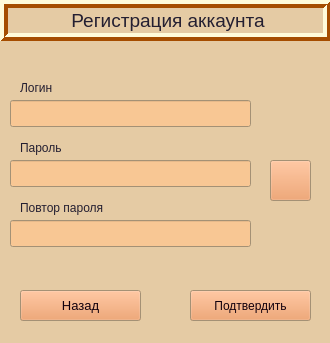
<?xml version="1.0" encoding="UTF-8"?>
<ui version="4.0">
 <class>Dialog</class>
 <widget class="QWidget" name="Dialog">
  <property name="geometry">
   <rect>
    <x>0</x>
    <y>0</y>
    <width>330</width>
    <height>343</height>
   </rect>
  </property>
  <property name="palette">
   <palette>
    <active>
     <colorrole role="WindowText">
      <brush brushstyle="SolidPattern">
       <color alpha="255">
        <red>36</red>
        <green>31</green>
        <blue>49</blue>
       </color>
      </brush>
     </colorrole>
     <colorrole role="Button">
      <brush brushstyle="SolidPattern">
       <color alpha="255">
        <red>237</red>
        <green>148</green>
        <blue>85</blue>
       </color>
      </brush>
     </colorrole>
     <colorrole role="Light">
      <brush brushstyle="SolidPattern">
       <color alpha="255">
        <red>255</red>
        <green>251</green>
        <blue>218</blue>
       </color>
      </brush>
     </colorrole>
     <colorrole role="Midlight">
      <brush brushstyle="SolidPattern">
       <color alpha="255">
        <red>229</red>
        <green>203</green>
        <blue>164</blue>
       </color>
      </brush>
     </colorrole>
     <colorrole role="Dark">
      <brush brushstyle="SolidPattern">
       <color alpha="255">
        <red>165</red>
        <green>77</green>
        <blue>0</blue>
       </color>
      </brush>
     </colorrole>
     <colorrole role="Mid">
      <brush brushstyle="SolidPattern">
       <color alpha="255">
        <red>229</red>
        <green>165</green>
        <blue>10</blue>
       </color>
      </brush>
     </colorrole>
     <colorrole role="Text">
      <brush brushstyle="SolidPattern">
       <color alpha="255">
        <red>29</red>
        <green>34</green>
        <blue>28</blue>
       </color>
      </brush>
     </colorrole>
     <colorrole role="BrightText">
      <brush brushstyle="SolidPattern">
       <color alpha="255">
        <red>205</red>
        <green>171</green>
        <blue>143</blue>
       </color>
      </brush>
     </colorrole>
     <colorrole role="ButtonText">
      <brush brushstyle="SolidPattern">
       <color alpha="255">
        <red>18</red>
        <green>0</green>
        <blue>13</blue>
       </color>
      </brush>
     </colorrole>
     <colorrole role="Base">
      <brush brushstyle="SolidPattern">
       <color alpha="255">
        <red>248</red>
        <green>199</green>
        <blue>148</blue>
       </color>
      </brush>
     </colorrole>
     <colorrole role="Window">
      <brush brushstyle="SolidPattern">
       <color alpha="255">
        <red>229</red>
        <green>203</green>
        <blue>164</blue>
       </color>
      </brush>
     </colorrole>
     <colorrole role="Shadow">
      <brush brushstyle="SolidPattern">
       <color alpha="255">
        <red>16</red>
        <green>10</green>
        <blue>10</blue>
       </color>
      </brush>
     </colorrole>
     <colorrole role="HighlightedText">
      <brush brushstyle="SolidPattern">
       <color alpha="255">
        <red>255</red>
        <green>255</green>
        <blue>255</blue>
       </color>
      </brush>
     </colorrole>
     <colorrole role="AlternateBase">
      <brush brushstyle="SolidPattern">
       <color alpha="255">
        <red>228</red>
        <green>197</green>
        <blue>166</blue>
       </color>
      </brush>
     </colorrole>
     <colorrole role="ToolTipBase">
      <brush brushstyle="SolidPattern">
       <color alpha="255">
        <red>230</red>
        <green>255</green>
        <blue>171</blue>
       </color>
      </brush>
     </colorrole>
     <colorrole role="ToolTipText">
      <brush brushstyle="SolidPattern">
       <color alpha="255">
        <red>0</red>
        <green>0</green>
        <blue>0</blue>
       </color>
      </brush>
     </colorrole>
     <colorrole role="PlaceholderText">
      <brush brushstyle="SolidPattern">
       <color alpha="128">
        <red>252</red>
        <green>252</green>
        <blue>252</blue>
       </color>
      </brush>
     </colorrole>
    </active>
    <inactive>
     <colorrole role="WindowText">
      <brush brushstyle="SolidPattern">
       <color alpha="255">
        <red>36</red>
        <green>31</green>
        <blue>49</blue>
       </color>
      </brush>
     </colorrole>
     <colorrole role="Button">
      <brush brushstyle="SolidPattern">
       <color alpha="255">
        <red>237</red>
        <green>148</green>
        <blue>85</blue>
       </color>
      </brush>
     </colorrole>
     <colorrole role="Light">
      <brush brushstyle="SolidPattern">
       <color alpha="255">
        <red>255</red>
        <green>251</green>
        <blue>218</blue>
       </color>
      </brush>
     </colorrole>
     <colorrole role="Midlight">
      <brush brushstyle="SolidPattern">
       <color alpha="255">
        <red>229</red>
        <green>203</green>
        <blue>164</blue>
       </color>
      </brush>
     </colorrole>
     <colorrole role="Dark">
      <brush brushstyle="SolidPattern">
       <color alpha="255">
        <red>165</red>
        <green>77</green>
        <blue>0</blue>
       </color>
      </brush>
     </colorrole>
     <colorrole role="Mid">
      <brush brushstyle="SolidPattern">
       <color alpha="255">
        <red>229</red>
        <green>165</green>
        <blue>10</blue>
       </color>
      </brush>
     </colorrole>
     <colorrole role="Text">
      <brush brushstyle="SolidPattern">
       <color alpha="255">
        <red>29</red>
        <green>34</green>
        <blue>28</blue>
       </color>
      </brush>
     </colorrole>
     <colorrole role="BrightText">
      <brush brushstyle="SolidPattern">
       <color alpha="255">
        <red>205</red>
        <green>171</green>
        <blue>143</blue>
       </color>
      </brush>
     </colorrole>
     <colorrole role="ButtonText">
      <brush brushstyle="SolidPattern">
       <color alpha="255">
        <red>18</red>
        <green>0</green>
        <blue>13</blue>
       </color>
      </brush>
     </colorrole>
     <colorrole role="Base">
      <brush brushstyle="SolidPattern">
       <color alpha="255">
        <red>248</red>
        <green>199</green>
        <blue>148</blue>
       </color>
      </brush>
     </colorrole>
     <colorrole role="Window">
      <brush brushstyle="SolidPattern">
       <color alpha="255">
        <red>229</red>
        <green>203</green>
        <blue>164</blue>
       </color>
      </brush>
     </colorrole>
     <colorrole role="Shadow">
      <brush brushstyle="SolidPattern">
       <color alpha="255">
        <red>16</red>
        <green>10</green>
        <blue>10</blue>
       </color>
      </brush>
     </colorrole>
     <colorrole role="HighlightedText">
      <brush brushstyle="SolidPattern">
       <color alpha="255">
        <red>255</red>
        <green>255</green>
        <blue>255</blue>
       </color>
      </brush>
     </colorrole>
     <colorrole role="AlternateBase">
      <brush brushstyle="SolidPattern">
       <color alpha="255">
        <red>228</red>
        <green>197</green>
        <blue>166</blue>
       </color>
      </brush>
     </colorrole>
     <colorrole role="ToolTipBase">
      <brush brushstyle="SolidPattern">
       <color alpha="255">
        <red>230</red>
        <green>255</green>
        <blue>171</blue>
       </color>
      </brush>
     </colorrole>
     <colorrole role="ToolTipText">
      <brush brushstyle="SolidPattern">
       <color alpha="255">
        <red>0</red>
        <green>0</green>
        <blue>0</blue>
       </color>
      </brush>
     </colorrole>
     <colorrole role="PlaceholderText">
      <brush brushstyle="SolidPattern">
       <color alpha="128">
        <red>252</red>
        <green>252</green>
        <blue>252</blue>
       </color>
      </brush>
     </colorrole>
    </inactive>
    <disabled>
     <colorrole role="WindowText">
      <brush brushstyle="SolidPattern">
       <color alpha="255">
        <red>165</red>
        <green>77</green>
        <blue>0</blue>
       </color>
      </brush>
     </colorrole>
     <colorrole role="Button">
      <brush brushstyle="SolidPattern">
       <color alpha="255">
        <red>237</red>
        <green>148</green>
        <blue>85</blue>
       </color>
      </brush>
     </colorrole>
     <colorrole role="Light">
      <brush brushstyle="SolidPattern">
       <color alpha="255">
        <red>255</red>
        <green>251</green>
        <blue>218</blue>
       </color>
      </brush>
     </colorrole>
     <colorrole role="Midlight">
      <brush brushstyle="SolidPattern">
       <color alpha="255">
        <red>229</red>
        <green>203</green>
        <blue>164</blue>
       </color>
      </brush>
     </colorrole>
     <colorrole role="Dark">
      <brush brushstyle="SolidPattern">
       <color alpha="255">
        <red>165</red>
        <green>77</green>
        <blue>0</blue>
       </color>
      </brush>
     </colorrole>
     <colorrole role="Mid">
      <brush brushstyle="SolidPattern">
       <color alpha="255">
        <red>229</red>
        <green>165</green>
        <blue>10</blue>
       </color>
      </brush>
     </colorrole>
     <colorrole role="Text">
      <brush brushstyle="SolidPattern">
       <color alpha="255">
        <red>165</red>
        <green>77</green>
        <blue>0</blue>
       </color>
      </brush>
     </colorrole>
     <colorrole role="BrightText">
      <brush brushstyle="SolidPattern">
       <color alpha="255">
        <red>205</red>
        <green>171</green>
        <blue>143</blue>
       </color>
      </brush>
     </colorrole>
     <colorrole role="ButtonText">
      <brush brushstyle="SolidPattern">
       <color alpha="255">
        <red>165</red>
        <green>77</green>
        <blue>0</blue>
       </color>
      </brush>
     </colorrole>
     <colorrole role="Base">
      <brush brushstyle="SolidPattern">
       <color alpha="255">
        <red>229</red>
        <green>203</green>
        <blue>164</blue>
       </color>
      </brush>
     </colorrole>
     <colorrole role="Window">
      <brush brushstyle="SolidPattern">
       <color alpha="255">
        <red>229</red>
        <green>203</green>
        <blue>164</blue>
       </color>
      </brush>
     </colorrole>
     <colorrole role="Shadow">
      <brush brushstyle="SolidPattern">
       <color alpha="255">
        <red>16</red>
        <green>10</green>
        <blue>10</blue>
       </color>
      </brush>
     </colorrole>
     <colorrole role="HighlightedText">
      <brush brushstyle="SolidPattern">
       <color alpha="255">
        <red>255</red>
        <green>255</green>
        <blue>255</blue>
       </color>
      </brush>
     </colorrole>
     <colorrole role="AlternateBase">
      <brush brushstyle="SolidPattern">
       <color alpha="255">
        <red>228</red>
        <green>197</green>
        <blue>166</blue>
       </color>
      </brush>
     </colorrole>
     <colorrole role="ToolTipBase">
      <brush brushstyle="SolidPattern">
       <color alpha="255">
        <red>230</red>
        <green>255</green>
        <blue>171</blue>
       </color>
      </brush>
     </colorrole>
     <colorrole role="ToolTipText">
      <brush brushstyle="SolidPattern">
       <color alpha="255">
        <red>0</red>
        <green>0</green>
        <blue>0</blue>
       </color>
      </brush>
     </colorrole>
     <colorrole role="PlaceholderText">
      <brush brushstyle="SolidPattern">
       <color alpha="128">
        <red>252</red>
        <green>252</green>
        <blue>252</blue>
       </color>
      </brush>
     </colorrole>
    </disabled>
   </palette>
  </property>
  <property name="windowTitle">
   <string>Окно регистрации</string>
  </property>
  <widget class="QPushButton" name="reg_button">
   <property name="geometry">
    <rect>
     <x>190</x>
     <y>290</y>
     <width>121</width>
     <height>31</height>
    </rect>
   </property>
   <property name="text">
    <string>Подтвердить</string>
   </property>
  </widget>
  <widget class="QLineEdit" name="password_edit2">
   <property name="geometry">
    <rect>
     <x>10</x>
     <y>220</y>
     <width>241</width>
     <height>27</height>
    </rect>
   </property>
   <property name="echoMode">
    <enum>QLineEdit::Password</enum>
   </property>
  </widget>
  <widget class="QLineEdit" name="password_edit1">
   <property name="geometry">
    <rect>
     <x>10</x>
     <y>160</y>
     <width>241</width>
     <height>27</height>
    </rect>
   </property>
   <property name="text">
    <string/>
   </property>
   <property name="echoMode">
    <enum>QLineEdit::Password</enum>
   </property>
  </widget>
  <widget class="QLineEdit" name="login_edit">
   <property name="geometry">
    <rect>
     <x>10</x>
     <y>100</y>
     <width>241</width>
     <height>27</height>
    </rect>
   </property>
  </widget>
  <widget class="QLabel" name="label">
   <property name="geometry">
    <rect>
     <x>20</x>
     <y>200</y>
     <width>221</width>
     <height>16</height>
    </rect>
   </property>
   <property name="text">
    <string>Повтор пароля</string>
   </property>
  </widget>
  <widget class="QLabel" name="label_2">
   <property name="geometry">
    <rect>
     <x>20</x>
     <y>140</y>
     <width>221</width>
     <height>16</height>
    </rect>
   </property>
   <property name="text">
    <string>Пароль</string>
   </property>
  </widget>
  <widget class="QLabel" name="label_3">
   <property name="geometry">
    <rect>
     <x>20</x>
     <y>80</y>
     <width>221</width>
     <height>16</height>
    </rect>
   </property>
   <property name="text">
    <string>Логин</string>
   </property>
  </widget>
  <widget class="QLabel" name="label_4">
   <property name="geometry">
    <rect>
     <x>0</x>
     <y>0</y>
     <width>331</width>
     <height>41</height>
    </rect>
   </property>
   <property name="font">
    <font>
     <pointsize>14</pointsize>
    </font>
   </property>
   <property name="frameShape">
    <enum>QFrame::Box</enum>
   </property>
   <property name="frameShadow">
    <enum>QFrame::Raised</enum>
   </property>
   <property name="lineWidth">
    <number>4</number>
   </property>
   <property name="text">
    <string>&lt;html&gt;&lt;head/&gt;&lt;body&gt;&lt;p align=&quot;center&quot;&gt;Регистрация аккаунта&lt;/p&gt;&lt;/body&gt;&lt;/html&gt;</string>
   </property>
  </widget>
  <widget class="QPushButton" name="goback_button_2">
   <property name="geometry">
    <rect>
     <x>20</x>
     <y>290</y>
     <width>121</width>
     <height>31</height>
    </rect>
   </property>
   <property name="font">
    <font>
     <pointsize>10</pointsize>
    </font>
   </property>
   <property name="text">
    <string>Назад</string>
   </property>
  </widget>
  <widget class="QPushButton" name="toggle_button">
   <property name="geometry">
    <rect>
     <x>270</x>
     <y>160</y>
     <width>41</width>
     <height>41</height>
    </rect>
   </property>
   <property name="text">
    <string/>
   </property>
   <property name="icon">
    <iconset>
     <normaloff>eye_icon.png</normaloff>eye_icon.png</iconset>
   </property>
   <property name="iconSize">
    <size>
     <width>32</width>
     <height>32</height>
    </size>
   </property>
   <property name="checkable">
    <bool>true</bool>
   </property>
  </widget>
 </widget>
 <tabstops>
  <tabstop>login_edit</tabstop>
  <tabstop>password_edit1</tabstop>
  <tabstop>password_edit2</tabstop>
  <tabstop>reg_button</tabstop>
 </tabstops>
 <resources/>
 <connections/>
</ui>
